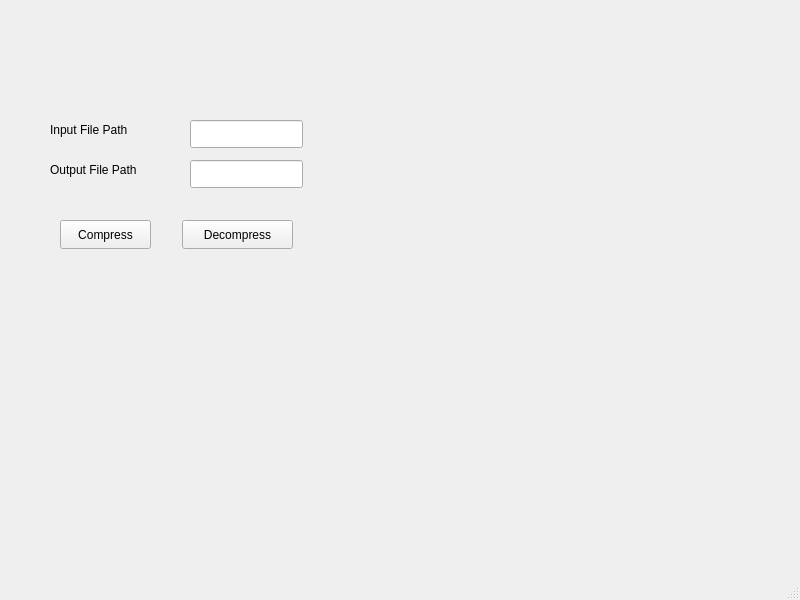
<?xml version="1.0" encoding="UTF-8"?>
<ui version="4.0">
 <class>MainWindow</class>
 <widget class="QMainWindow" name="MainWindow">
  <property name="geometry">
   <rect>
    <x>0</x>
    <y>0</y>
    <width>800</width>
    <height>600</height>
   </rect>
  </property>
  <property name="windowTitle">
   <string>MainWindow</string>
  </property>
  <widget class="QWidget" name="centralwidget">
   <widget class="QLabel" name="label">
    <property name="geometry">
     <rect>
      <x>50</x>
      <y>120</y>
      <width>111</width>
      <height>20</height>
     </rect>
    </property>
    <property name="text">
     <string>Input File Path</string>
    </property>
   </widget>
   <widget class="QLabel" name="label_2">
    <property name="geometry">
     <rect>
      <x>50</x>
      <y>160</y>
      <width>111</width>
      <height>20</height>
     </rect>
    </property>
    <property name="text">
     <string>Output File Path</string>
    </property>
   </widget>
   <widget class="QLineEdit" name="InputFileLineEdit">
    <property name="geometry">
     <rect>
      <x>190</x>
      <y>120</y>
      <width>113</width>
      <height>28</height>
     </rect>
    </property>
   </widget>
   <widget class="QLineEdit" name="OutputFileLineEdit">
    <property name="geometry">
     <rect>
      <x>190</x>
      <y>160</y>
      <width>113</width>
      <height>28</height>
     </rect>
    </property>
   </widget>
   <widget class="QPushButton" name="CompressButton">
    <property name="geometry">
     <rect>
      <x>60</x>
      <y>220</y>
      <width>91</width>
      <height>29</height>
     </rect>
    </property>
    <property name="text">
     <string>Compress</string>
    </property>
   </widget>
   <widget class="QPushButton" name="DecompressButton">
    <property name="geometry">
     <rect>
      <x>182</x>
      <y>220</y>
      <width>111</width>
      <height>29</height>
     </rect>
    </property>
    <property name="text">
     <string>Decompress</string>
    </property>
   </widget>
   <widget class="QLabel" name="statusLabel">
    <property name="geometry">
     <rect>
      <x>62</x>
      <y>300</y>
      <width>231</width>
      <height>20</height>
     </rect>
    </property>
    <property name="text">
     <string/>
    </property>
   </widget>
  </widget>
  <widget class="QMenuBar" name="menubar">
   <property name="geometry">
    <rect>
     <x>0</x>
     <y>0</y>
     <width>800</width>
     <height>25</height>
    </rect>
   </property>
  </widget>
  <widget class="QStatusBar" name="statusbar"/>
 </widget>
 <resources/>
 <connections/>
</ui>
